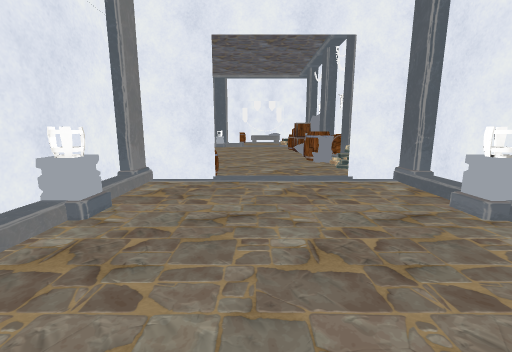
[1] (above)

19 first-person views from a walk through a scene from a Unity 3-D project. The camera is 1.4 m above the floor, tilts 10° down and sees 90° across. The floor is counted in squares, 1 m on a side. Each view is taken from the middle of a square. On the plan, view 1 faces up. The plan holds only what a view shows up to about 13 squares ahead; the rest is blank. The place goes on beyond the plan. Some surface patterns are stand-ins.

[2]
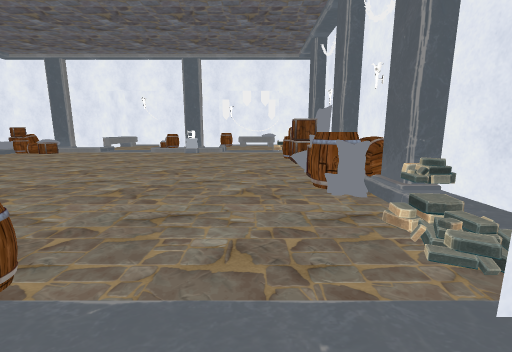

[3]
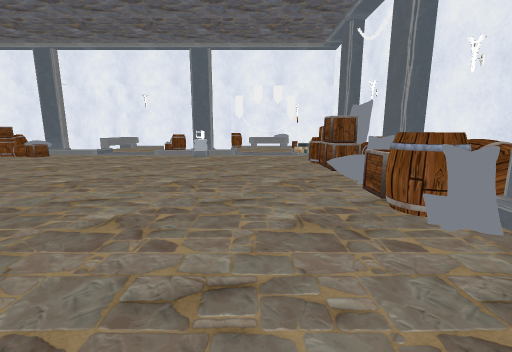

[4]
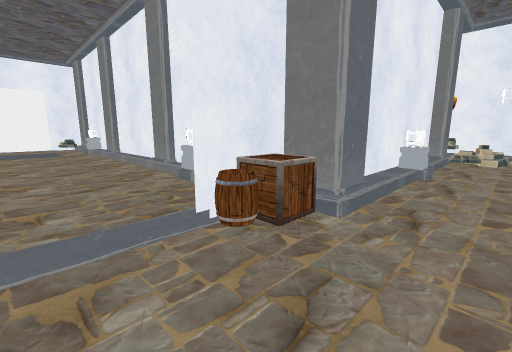

[5]
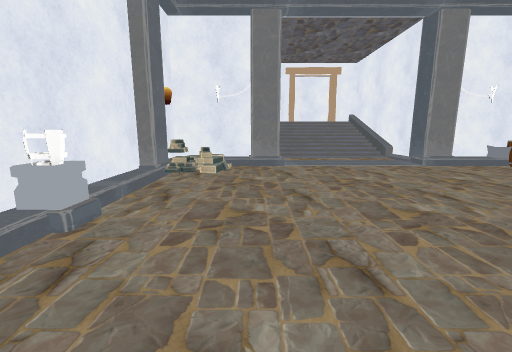

[6]
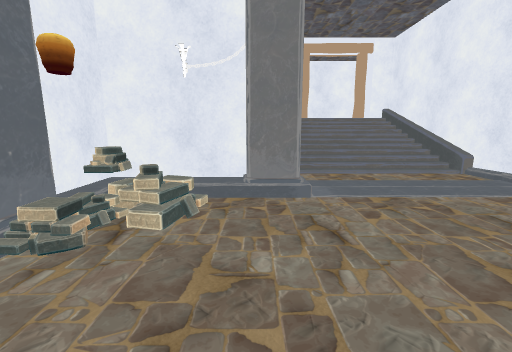

[7]
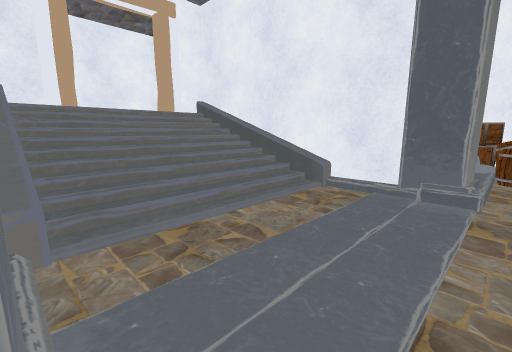

[8]
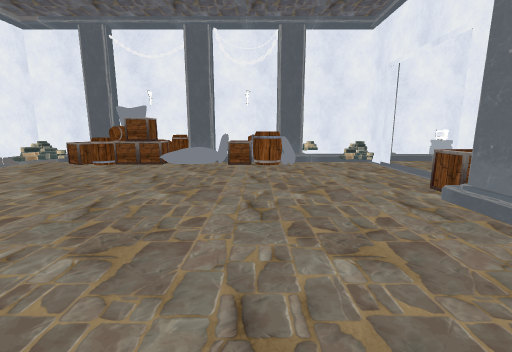

[9]
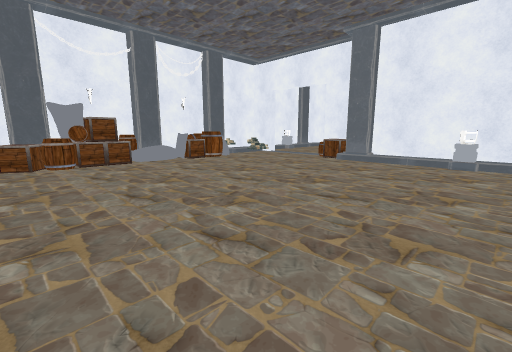

[10]
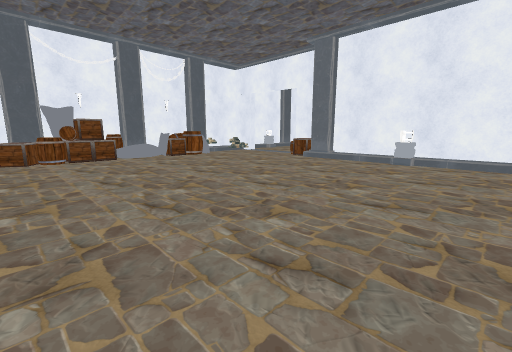

[11]
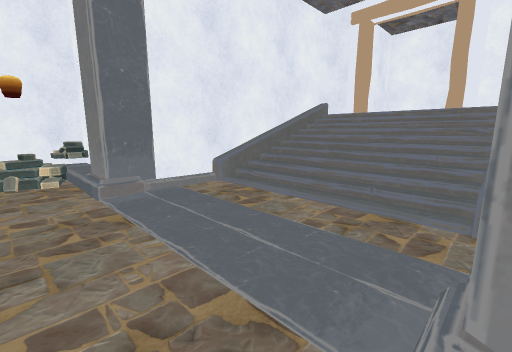

[12]
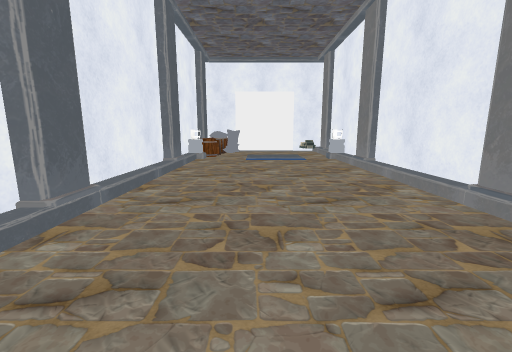

[13]
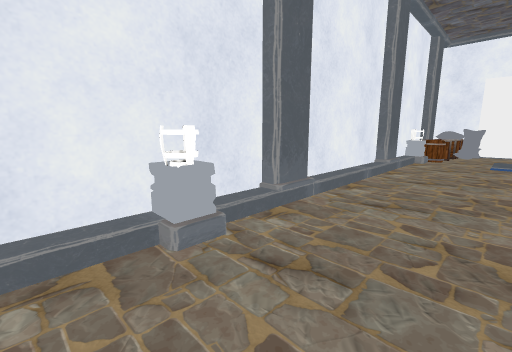

[14]
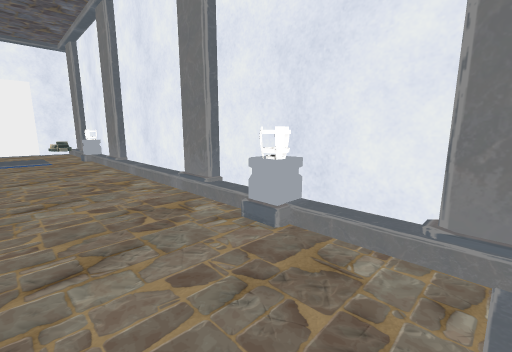

[15]
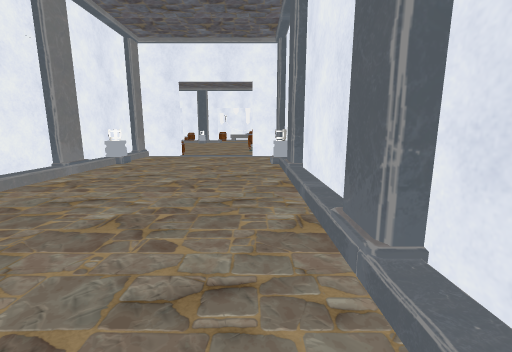

[16]
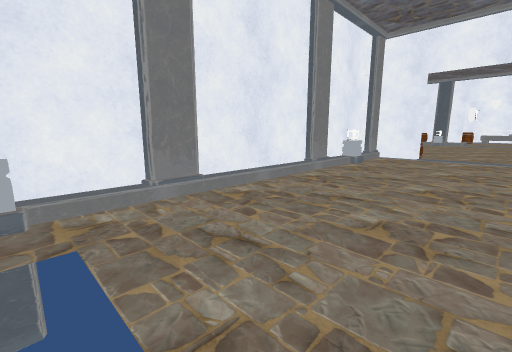

[17]
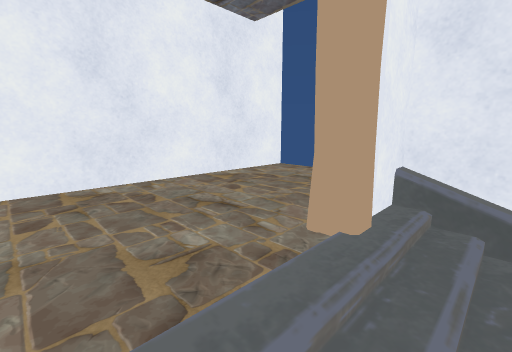

[18]
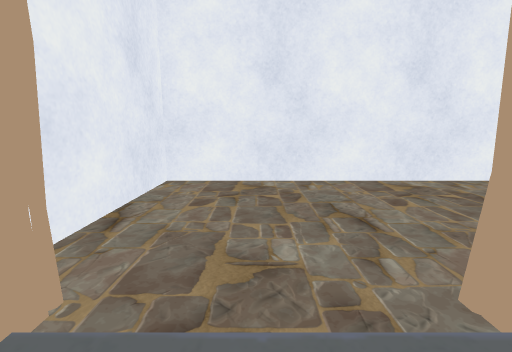

[19]
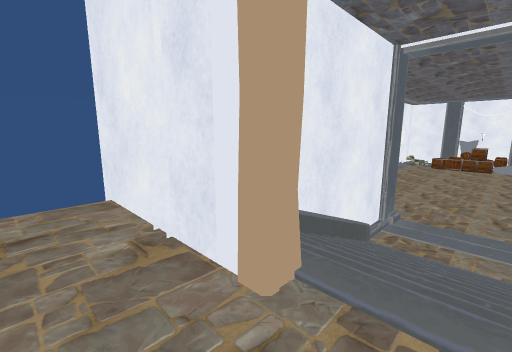

### Floor plan
Key: @ floor where view 1 was taken; # wall or solid block; . main floor; : floor 0.25 m higher than the main floor; + floor 2 m higher than the main floor; / step, stairs or slope; B barrel; A bag; C crate; O other object.
Columns run from 28 left of view 1 to 5 right of it. Each row starts with its distance up from view 1.
 21 #++++#       #.................C##
 20 #++++#       #.................B##
 19 #++++#########.................BA#
 18 #++++#/////....................BO#
 17 #++++//////....................CB#
 16 #+++++/////....................O##
 15 #++++//////....................A##
 14 ######/////....................AC#
 13      #########.................BB#
 12              #.................A##
 11              #//...............A##
 10              #/OO.............../#
  9              #/##///O///##C..../:#
  8              #############BB...###
  7                         ###....###
  6                         ##......##
  5                         #O......O#
  4                         #O......O#
  3                         ##......##
  2                         ##......##
  1                          #......#
  0                          #..@...#
 -1                          #......#
 -2                          #......#
 -3                          #......#
 -4                          #......#
 -5                         ##......##
 -6                         ##......##
 -7                         #O.   ..O#

Positions as (right, up) in squares from view 1, and headings:
1: (0, 0), facing up
2: (1, 6), facing up
3: (0, 8), facing up
4: (1, 11), facing down-left
5: (-4, 12), facing left
6: (-9, 12), facing left
7: (-14, 13), facing up-left
8: (-8, 13), facing right
9: (-9, 21), facing down-right
10: (-11, 21), facing down-right
11: (-13, 19), facing down-left
12: (1, 6), facing down
13: (1, 6), facing down-right
14: (0, 7), facing down-left
15: (3, -7), facing up
16: (2, -7), facing up-left
17: (-22, 15), facing up-left
18: (-22, 16), facing left
19: (-25, 16), facing up-right
